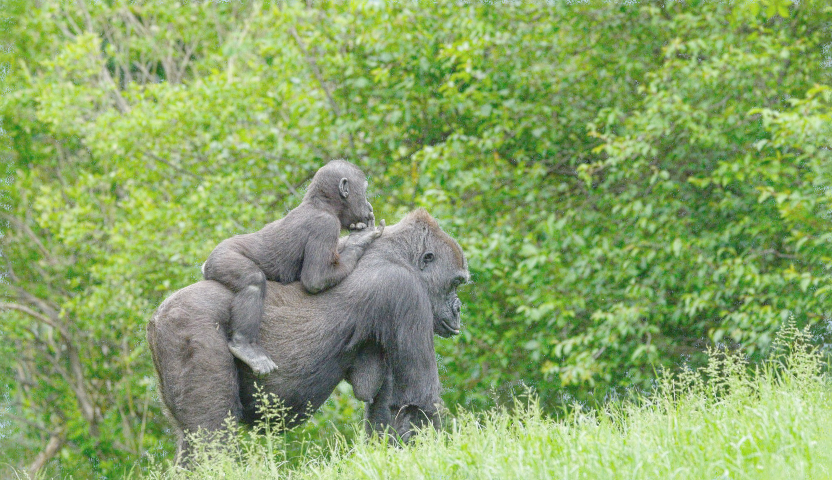
#> input picture gaussian-splatting/vulkan-rs/canonical2.png, 832 x 480 px
$ python worldgen_i2s_prep.py --image ../../gaussian-splatting/vulkan-rs/canonical2.png --out out.png
#> lines starting #> are read from the running program, lines starting #| are printed output that depends on the picture; after the words box and inside, x2 and y2 are one past the last pixel; in counts of white or black regions, pixels touching at a corner belong together
"""Build the Fill condition/mask: a 90-degree full-height band in a pano."""

import argparse
from pathlib import Path

from PIL import Image, ImageOps


def main():
    ap = argparse.ArgumentParser()
    ap.add_argument("--image", required=True)
    ap.add_argument("--out", required=True)
    ap.add_argument("--height", type=int, default=512)
    ap.add_argument("--width", type=int, default=1024)
    args = ap.parse_args()

    out = Path(args.out)
    out.mkdir(parents=True, exist_ok=True)
    W, H = args.width, args.height
    pw = W // 4
    x0 = (W - pw) // 2

    src = Image.open(args.image).convert("RGB")
#> src is the input picture: PIL image 832x480 RGB; mean R, G, B 137.8, 165.1, 102.6
    img = ImageOps.fit(src, (pw, H), method=Image.LANCZOS)
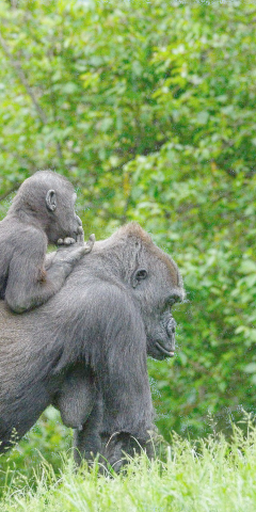
#> img: PIL image 256x512 RGB; mean R, G, B 133.7, 158.2, 105.7
    cond = Image.new("RGB", (W, H), (0, 0, 0))
#> cond: PIL image 1024x512 RGB; every value is 0
    cond.paste(img, (x0, 0))
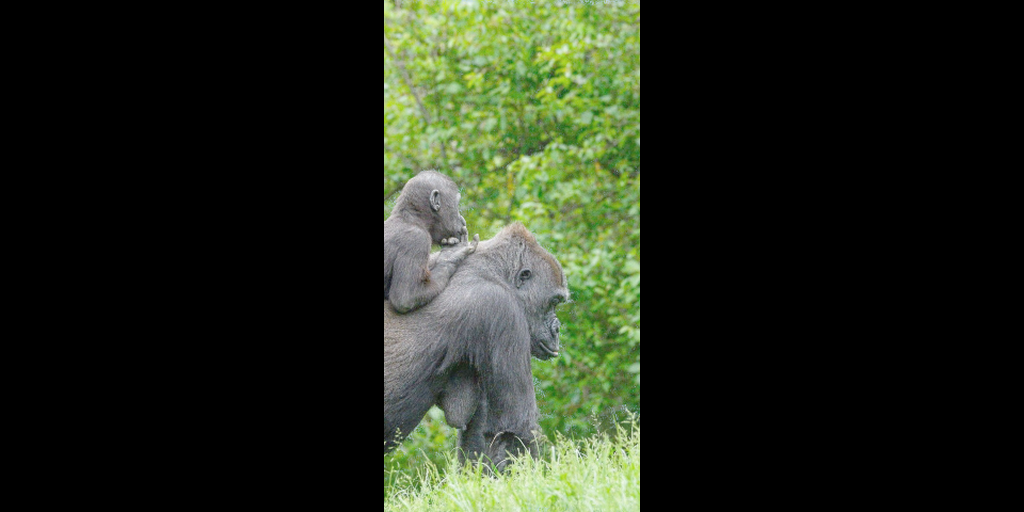
#> cond: PIL image 1024x512 RGB; mean R, G, B 33.4, 39.6, 26.4
    mask = Image.new("L", (W, H), 255)
#> mask: PIL image 1024x512 L; every value is 255
    mask.paste(0, (x0, 0, x0 + pw, H))
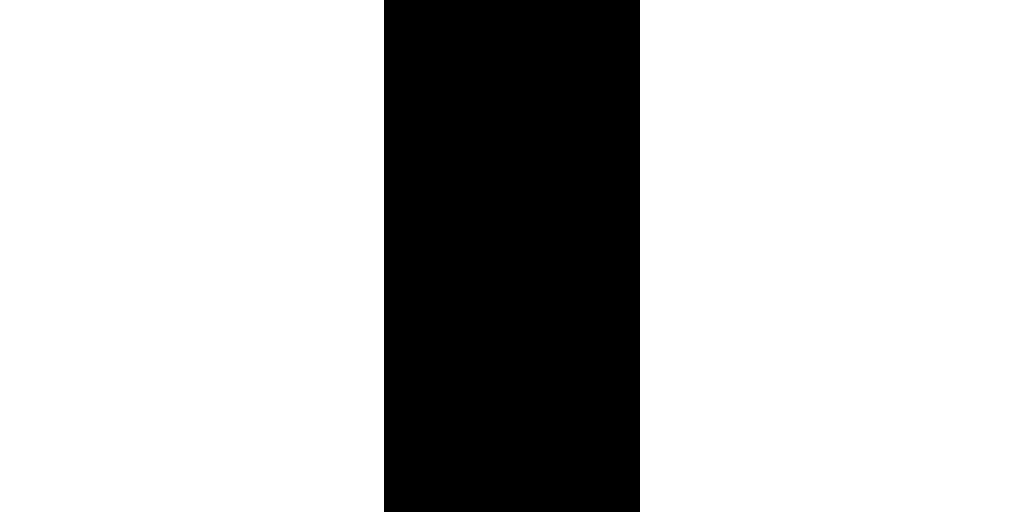
#> mask: PIL image 1024x512 L; 75% white; 1 black region, box (x1, y1, x2, y2) and area: (384, 0, 640, 512) 131072
    cond.save(out / "cond.png")
    mask.save(out / "mask.png")

    try:
        import cv2
        import numpy as np

        im = np.asarray(src)[:, :, ::-1].copy()
        h, w = im.shape[:2]
#> h = 480; w = 832
        gc = np.zeros((h, w), np.uint8)
        rect = (int(w * 0.25), int(h * 0.1), int(w * 0.5), int(h * 0.8))
#> rect = (208, 48, 416, 384)
        bgd = np.zeros((1, 65), np.float64)
        fgd = np.zeros((1, 65), np.float64)
        cv2.grabCut(im, gc, rect, bgd, fgd, 5, cv2.GC_INIT_WITH_RECT)
        fg = np.where((gc == 1) | (gc == 3), 255, 0).astype(np.uint8)
        band = cv2.resize(im, (pw, H))
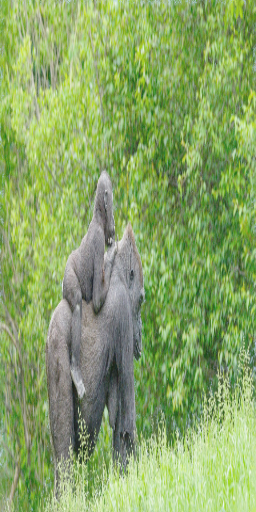
#> band: shape (512, 256, 3); mean B, G, R 102.5, 165, 137.6
        fg = cv2.resize(fg, (pw, H), interpolation=cv2.INTER_NEAREST)
        clean = cv2.inpaint(band, fg, 5, cv2.INPAINT_TELEA)
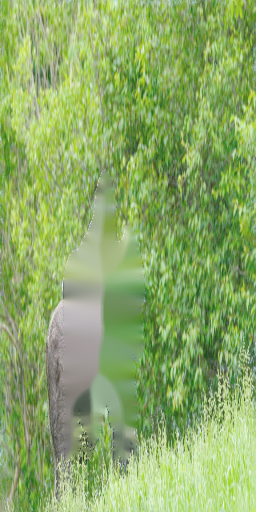
#> clean: shape (512, 256, 3); mean B, G, R 102.6, 169.7, 140.1
        cond_clean = Image.new("RGB", (W, H), (0, 0, 0))
        cond_clean.paste(Image.fromarray(clean[:, :, ::-1]), (x0, 0))
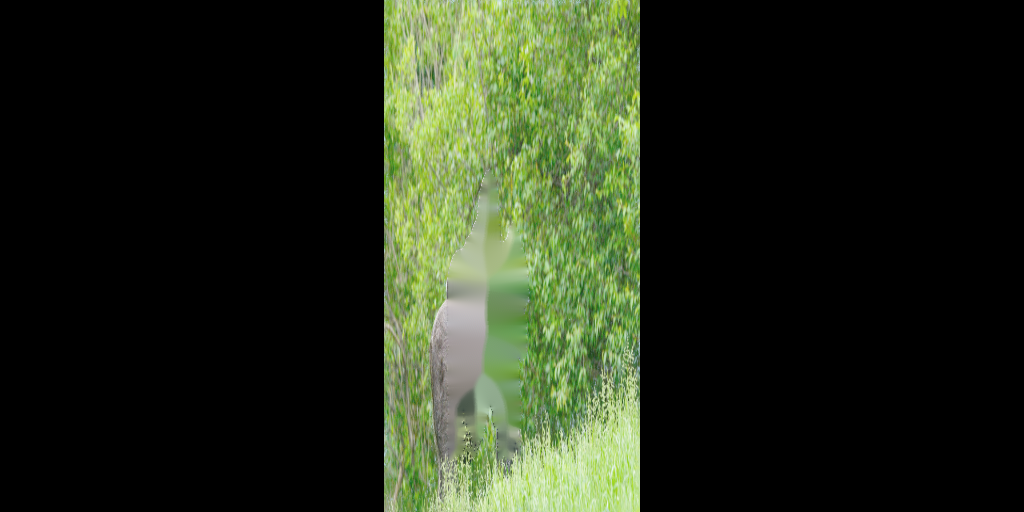
#> cond_clean: PIL image 1024x512 RGB; mean R, G, B 35, 42.4, 25.6
        cond_clean.save(out / "cond_clean.png")
    except Exception:
        cond.save(out / "cond_clean.png")
    print("cond", cond.size, "mask", mask.size, flush=True)
#| cond (1024, 512) mask (1024, 512)


if __name__ == "__main__":
    main()
